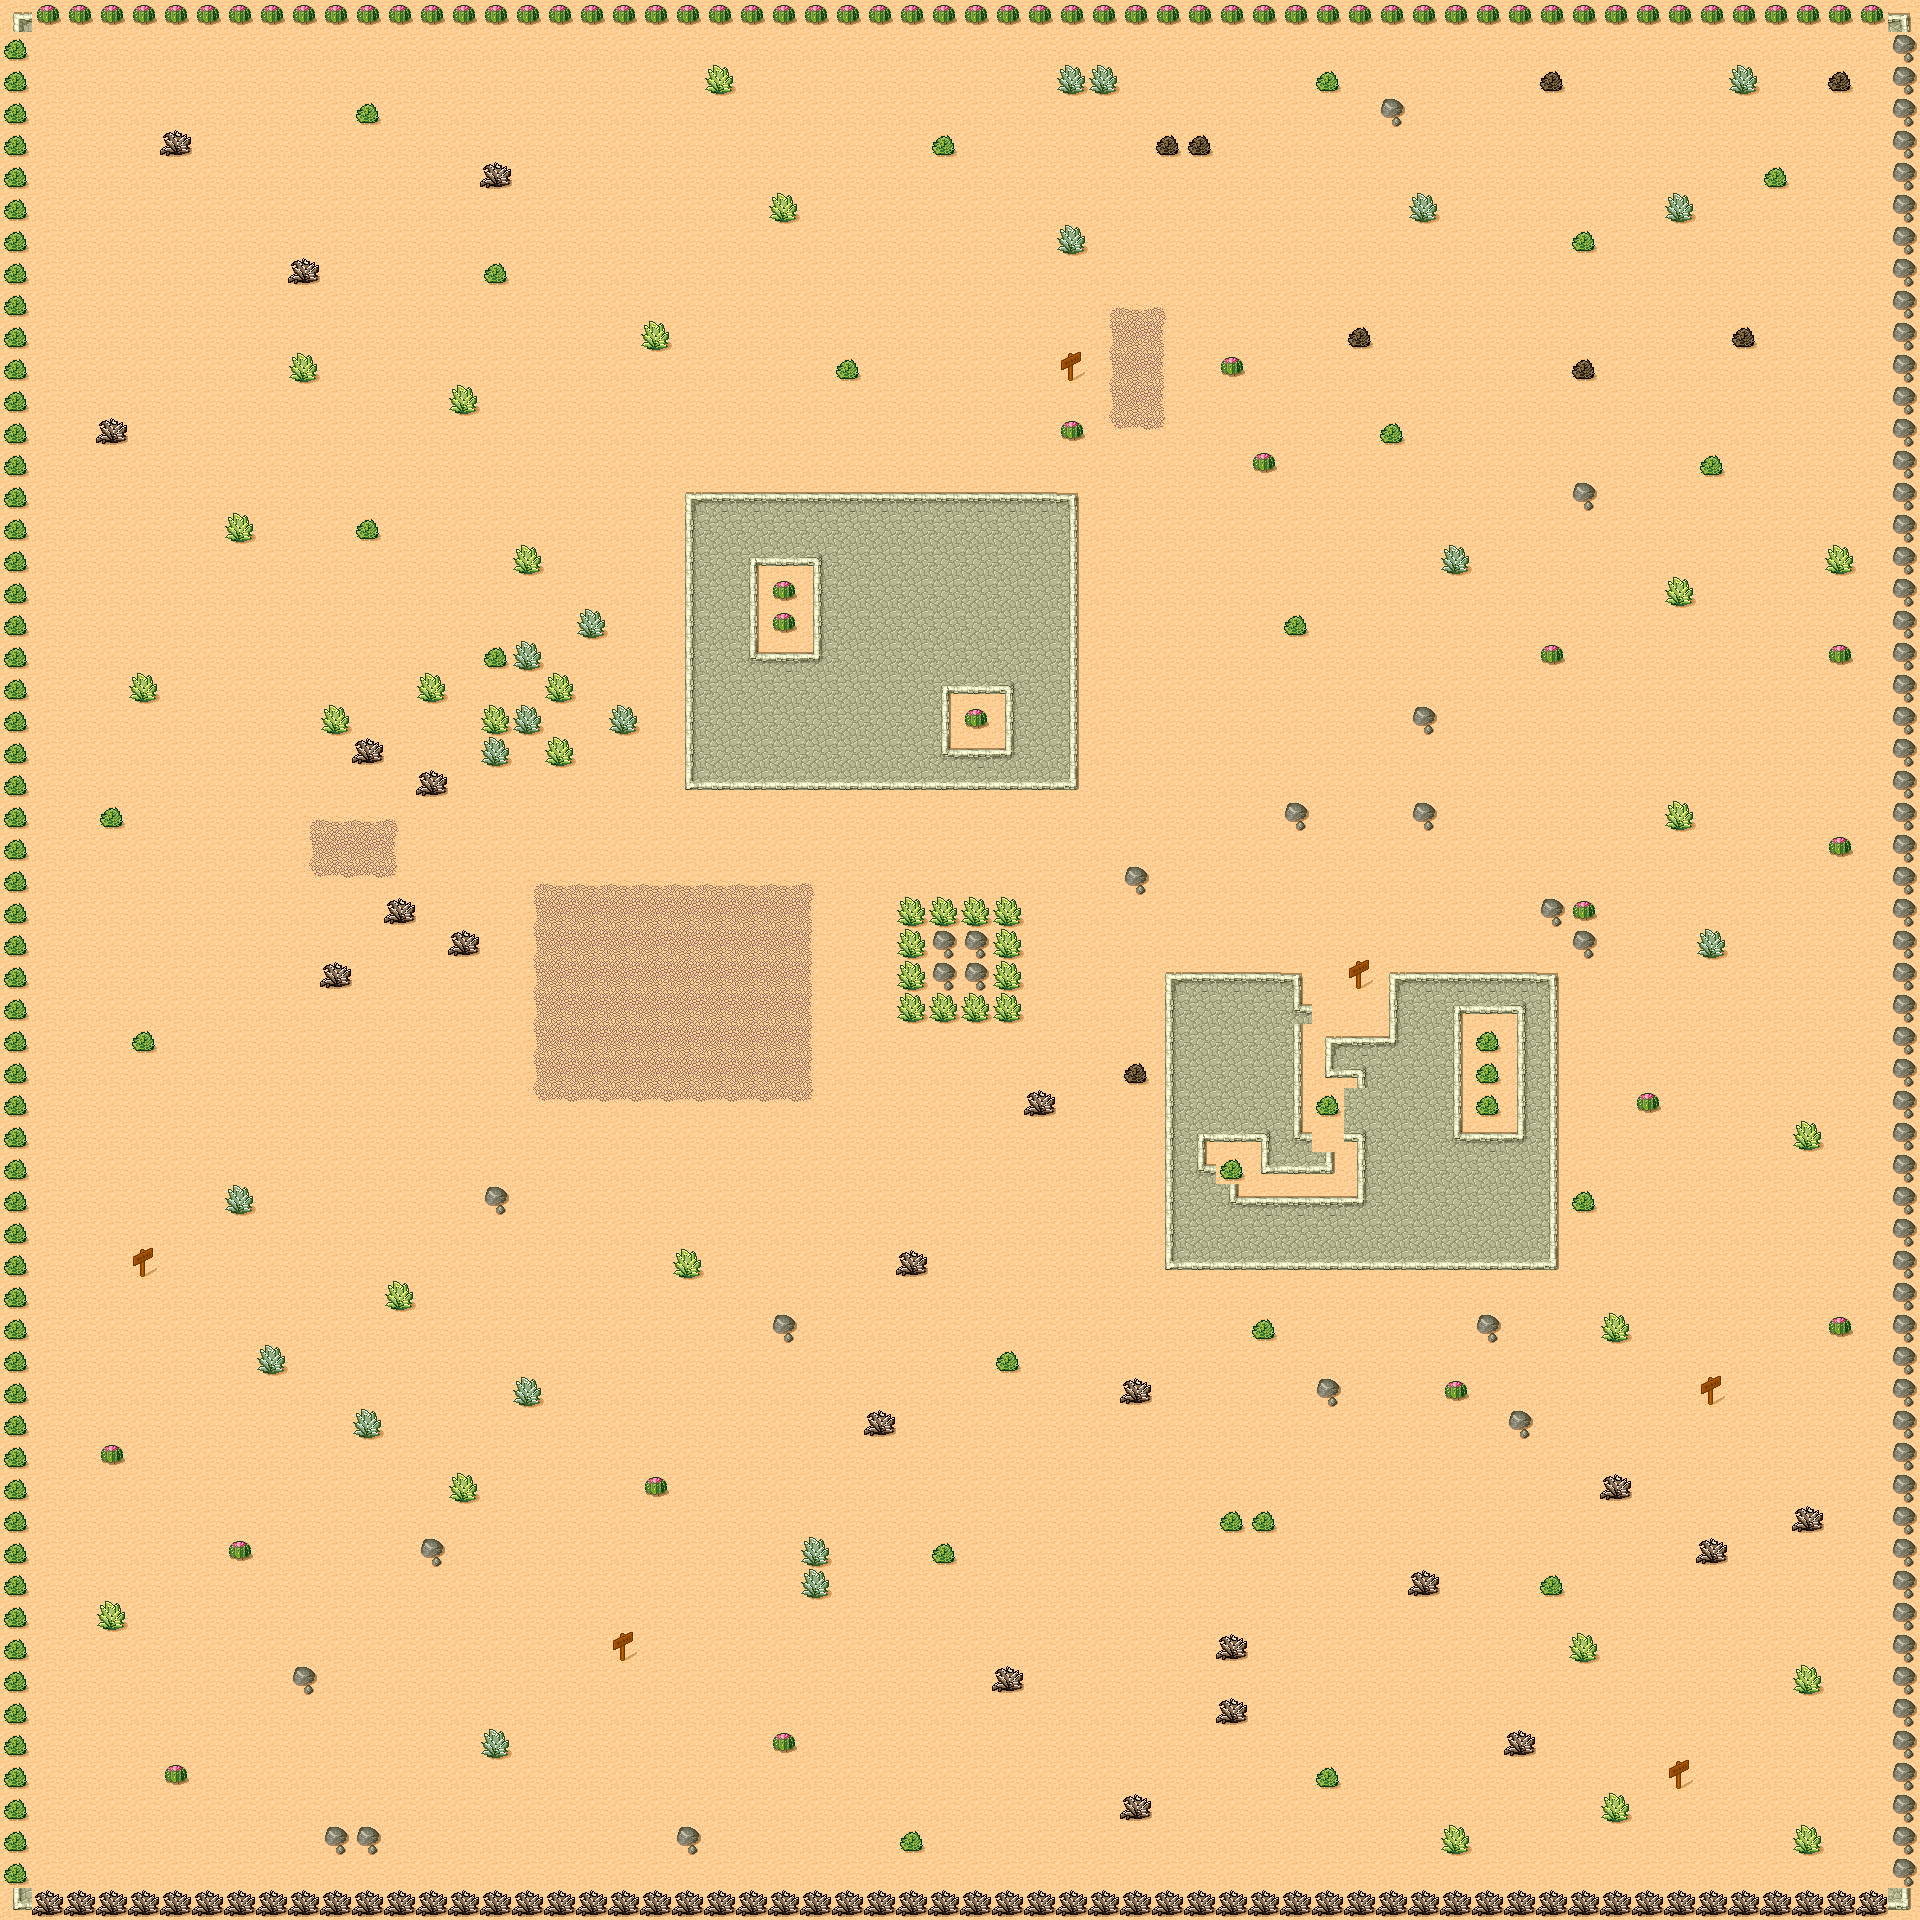

Rendered tile map (Tiled .tmx) drawn with the repository's tilesets; below, a short description and the map source with its tile grids summarised:
An orthogonal 60x60 tile map with 32x32 px tiles, 1 tile layer (Ground).

<map version="1.0" orientation="orthogonal" renderorder="right-down" width="60" height="60" tilewidth="32" tileheight="32" nextobjectid="1">
 <tileset firstgid="1" source="desert.tsx" />
 <layer name="Ground" width="60" height="60">
  <data>[3600 cells, 3600 non-empty, 31 distinct tile ids]</data>
 </layer>
</map>
